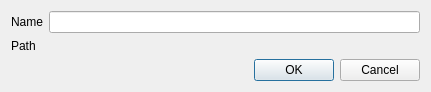
<?xml version="1.0" encoding="UTF-8"?>
<ui version="4.0">
 <class>dialogSaveFlagSheme</class>
 <widget class="QDialog" name="dialogSaveFlagSheme">
  <property name="geometry">
   <rect>
    <x>0</x>
    <y>0</y>
    <width>431</width>
    <height>92</height>
   </rect>
  </property>
  <property name="windowTitle">
   <string>Save Flags Scheme</string>
  </property>
  <layout class="QFormLayout" name="formLayout">
   <item row="0" column="0">
    <widget class="QLabel" name="label">
     <property name="text">
      <string>Name</string>
     </property>
    </widget>
   </item>
   <item row="1" column="0">
    <widget class="QLabel" name="label_2">
     <property name="text">
      <string>Path</string>
     </property>
    </widget>
   </item>
   <item row="1" column="1">
    <widget class="QgsFileWidget" name="wSchemeFilePath">
     <property name="dialogTitle">
      <string>Save File</string>
     </property>
    </widget>
   </item>
   <item row="2" column="0" colspan="2">
    <widget class="QDialogButtonBox" name="buttonBox">
     <property name="orientation">
      <enum>Qt::Horizontal</enum>
     </property>
     <property name="standardButtons">
      <set>QDialogButtonBox::Cancel|QDialogButtonBox::Ok</set>
     </property>
    </widget>
   </item>
   <item row="0" column="1">
    <widget class="QLineEdit" name="tbSchemaName"/>
   </item>
  </layout>
 </widget>
 <customwidgets>
  <customwidget>
   <class>QgsFileWidget</class>
   <extends>QWidget</extends>
   <header>qgsfilewidget.h</header>
  </customwidget>
 </customwidgets>
 <resources/>
 <connections>
  <connection>
   <sender>buttonBox</sender>
   <signal>accepted()</signal>
   <receiver>dialogSaveFlagSheme</receiver>
   <slot>accept()</slot>
   <hints>
    <hint type="sourcelabel">
     <x>248</x>
     <y>254</y>
    </hint>
    <hint type="destinationlabel">
     <x>157</x>
     <y>274</y>
    </hint>
   </hints>
  </connection>
  <connection>
   <sender>buttonBox</sender>
   <signal>rejected()</signal>
   <receiver>dialogSaveFlagSheme</receiver>
   <slot>reject()</slot>
   <hints>
    <hint type="sourcelabel">
     <x>316</x>
     <y>260</y>
    </hint>
    <hint type="destinationlabel">
     <x>286</x>
     <y>274</y>
    </hint>
   </hints>
  </connection>
 </connections>
</ui>
